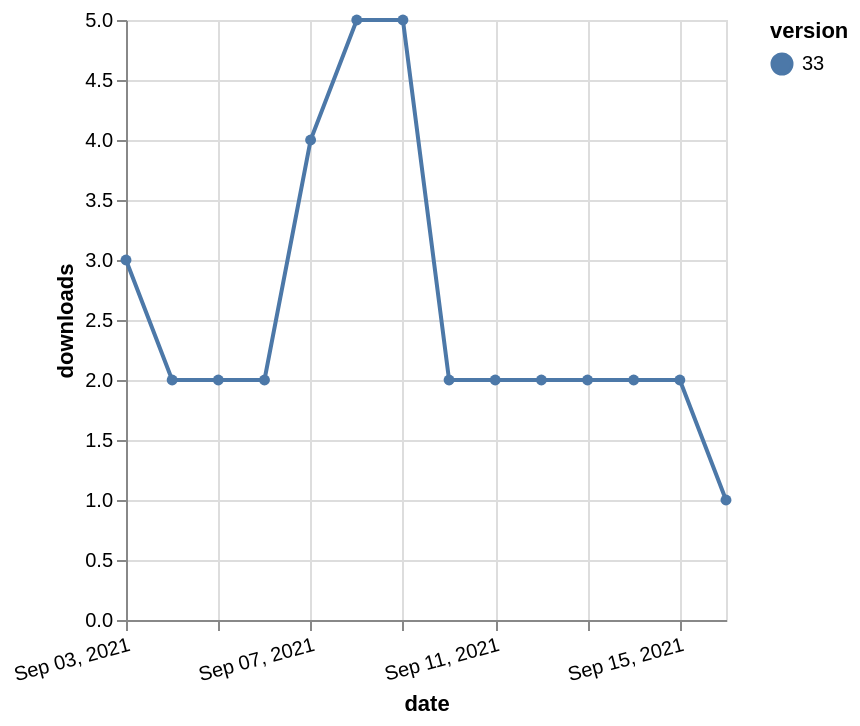

Write the Vega-Lite specification saved for this chart.
### Vega-Lite specification from a JSON file in a GitHub repository (floating-point values rounded to 4 significant figures)
{"$schema": "https://vega.github.io/schema/vega-lite/v5.json", "description": "A simple bar chart with embedded data.", "data": {"values": [{"date": "2021-09-03", "total": 2219, "delta": 3, "version": "33"}, {"date": "2021-09-04", "total": 2221, "delta": 2, "version": "33"}, {"date": "2021-09-05", "total": 2223, "delta": 2, "version": "33"}, {"date": "2021-09-06", "total": 2225, "delta": 2, "version": "33"}, {"date": "2021-09-07", "total": 2229, "delta": 4, "version": "33"}, {"date": "2021-09-08", "total": 2234, "delta": 5, "version": "33"}, {"date": "2021-09-09", "total": 2239, "delta": 5, "version": "33"}, {"date": "2021-09-10", "total": 2241, "delta": 2, "version": "33"}, {"date": "2021-09-11", "total": 2243, "delta": 2, "version": "33"}, {"date": "2021-09-12", "total": 2245, "delta": 2, "version": "33"}, {"date": "2021-09-13", "total": 2247, "delta": 2, "version": "33"}, {"date": "2021-09-14", "total": 2249, "delta": 2, "version": "33"}, {"date": "2021-09-15", "total": 2251, "delta": 2, "version": "33"}, {"date": "2021-09-16", "total": 2252, "delta": 1, "version": "33"}]}, "width": "container", "mark": {"type": "line", "point": {"filled": true}}, "encoding": {"x": {"field": "date", "type": "temporal", "timeUnit": "yearmonthdate", "title": "date", "axis": {"labelAngle": -15}}, "y": {"field": "delta", "type": "quantitative", "title": "downloads"}, "color": {"field": "version", "type": "nominal"}, "tooltip": {"field": "delta"}}}
